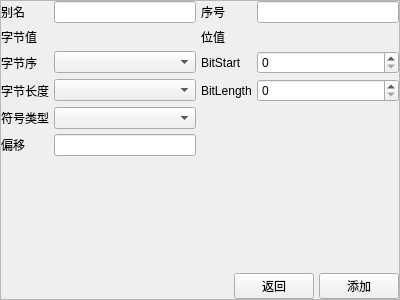
<?xml version="1.0" encoding="UTF-8"?>
<ui version="4.0">
 <class>CreateValueQuery</class>
 <widget class="QWidget" name="CreateValueQuery">
  <property name="geometry">
   <rect>
    <x>0</x>
    <y>0</y>
    <width>400</width>
    <height>300</height>
   </rect>
  </property>
  <property name="windowTitle">
   <string>Form</string>
  </property>
  <layout class="QGridLayout" name="gridLayout_3">
   <property name="leftMargin">
    <number>0</number>
   </property>
   <property name="topMargin">
    <number>0</number>
   </property>
   <property name="rightMargin">
    <number>0</number>
   </property>
   <property name="bottomMargin">
    <number>0</number>
   </property>
   <item row="0" column="0">
    <widget class="QFrame" name="frame">
     <property name="frameShape">
      <enum>QFrame::StyledPanel</enum>
     </property>
     <property name="frameShadow">
      <enum>QFrame::Raised</enum>
     </property>
     <layout class="QGridLayout" name="gridLayout_2">
      <property name="leftMargin">
       <number>0</number>
      </property>
      <property name="topMargin">
       <number>0</number>
      </property>
      <property name="rightMargin">
       <number>0</number>
      </property>
      <property name="bottomMargin">
       <number>0</number>
      </property>
      <property name="spacing">
       <number>5</number>
      </property>
      <item row="0" column="0">
       <layout class="QGridLayout" name="gridLayout">
        <property name="spacing">
         <number>5</number>
        </property>
        <item row="1" column="0">
         <widget class="QLabel" name="endianLab_2">
          <property name="text">
           <string>字节值</string>
          </property>
         </widget>
        </item>
        <item row="3" column="3">
         <widget class="QSpinBox" name="bitLength">
          <property name="sizePolicy">
           <sizepolicy hsizetype="Expanding" vsizetype="Fixed">
            <horstretch>0</horstretch>
            <verstretch>0</verstretch>
           </sizepolicy>
          </property>
          <property name="toolTip">
           <string>&lt;html&gt;&lt;head/&gt;&lt;body&gt;&lt;p&gt;BitCount位个数；如start为0;count为3,范围就为[0,2]&lt;/p&gt;&lt;/body&gt;&lt;/html&gt;</string>
          </property>
         </widget>
        </item>
        <item row="5" column="0">
         <widget class="QLabel" name="valOffsetLab">
          <property name="text">
           <string>偏移</string>
          </property>
         </widget>
        </item>
        <item row="4" column="0">
         <widget class="QLabel" name="signedTypeLab">
          <property name="text">
           <string>符号类型</string>
          </property>
         </widget>
        </item>
        <item row="4" column="1">
         <widget class="QComboBox" name="signedType"/>
        </item>
        <item row="2" column="1">
         <widget class="QComboBox" name="endian"/>
        </item>
        <item row="0" column="2">
         <widget class="QLabel" name="valueLab_2">
          <property name="text">
           <string>序号</string>
          </property>
         </widget>
        </item>
        <item row="5" column="1">
         <widget class="QLineEdit" name="valOffset">
          <property name="toolTip">
           <string>需要查询的值开始偏移位置(1开始)</string>
          </property>
         </widget>
        </item>
        <item row="3" column="1">
         <widget class="QComboBox" name="bitType"/>
        </item>
        <item row="0" column="0">
         <widget class="QLabel" name="valueLab">
          <property name="text">
           <string>别名</string>
          </property>
         </widget>
        </item>
        <item row="2" column="3">
         <widget class="QSpinBox" name="bitStart">
          <property name="sizePolicy">
           <sizepolicy hsizetype="Preferred" vsizetype="Fixed">
            <horstretch>0</horstretch>
            <verstretch>0</verstretch>
           </sizepolicy>
          </property>
          <property name="toolTip">
           <string>&lt;html&gt;&lt;head/&gt;&lt;body&gt;&lt;p&gt;bit位的起始索引0开始&lt;/p&gt;&lt;/body&gt;&lt;/html&gt;</string>
          </property>
         </widget>
        </item>
        <item row="3" column="0">
         <widget class="QLabel" name="bitTypeLab">
          <property name="text">
           <string>字节长度</string>
          </property>
         </widget>
        </item>
        <item row="3" column="2">
         <widget class="QLabel" name="bitLengthLab">
          <property name="text">
           <string>BitLength</string>
          </property>
         </widget>
        </item>
        <item row="2" column="2">
         <widget class="QLabel" name="bitStartLab">
          <property name="text">
           <string>BitStart</string>
          </property>
         </widget>
        </item>
        <item row="1" column="2">
         <widget class="QLabel" name="endianLab_3">
          <property name="text">
           <string>位值</string>
          </property>
         </widget>
        </item>
        <item row="2" column="0">
         <widget class="QLabel" name="endianLab">
          <property name="text">
           <string>字节序</string>
          </property>
         </widget>
        </item>
        <item row="0" column="1">
         <widget class="QLineEdit" name="aliasEdit">
          <property name="enabled">
           <bool>true</bool>
          </property>
          <property name="toolTip">
           <string>根据上述设置每次收到消息自动查询一次</string>
          </property>
         </widget>
        </item>
        <item row="0" column="3">
         <widget class="QLineEdit" name="indexEdit">
          <property name="enabled">
           <bool>true</bool>
          </property>
          <property name="toolTip">
           <string>根据上述设置每次收到消息自动查询一次</string>
          </property>
         </widget>
        </item>
       </layout>
      </item>
      <item row="1" column="0">
       <spacer name="verticalSpacer">
        <property name="orientation">
         <enum>Qt::Vertical</enum>
        </property>
        <property name="sizeHint" stdset="0">
         <size>
          <width>20</width>
          <height>111</height>
         </size>
        </property>
       </spacer>
      </item>
      <item row="2" column="0">
       <layout class="QHBoxLayout" name="horizontalLayout">
        <item>
         <spacer name="horizontalSpacer">
          <property name="orientation">
           <enum>Qt::Horizontal</enum>
          </property>
          <property name="sizeHint" stdset="0">
           <size>
            <width>40</width>
            <height>20</height>
           </size>
          </property>
         </spacer>
        </item>
        <item>
         <widget class="QPushButton" name="backspaceBtn">
          <property name="text">
           <string>返回</string>
          </property>
         </widget>
        </item>
        <item>
         <widget class="QPushButton" name="pushButton">
          <property name="text">
           <string>添加</string>
          </property>
         </widget>
        </item>
       </layout>
      </item>
     </layout>
    </widget>
   </item>
  </layout>
 </widget>
 <resources/>
 <connections/>
</ui>
